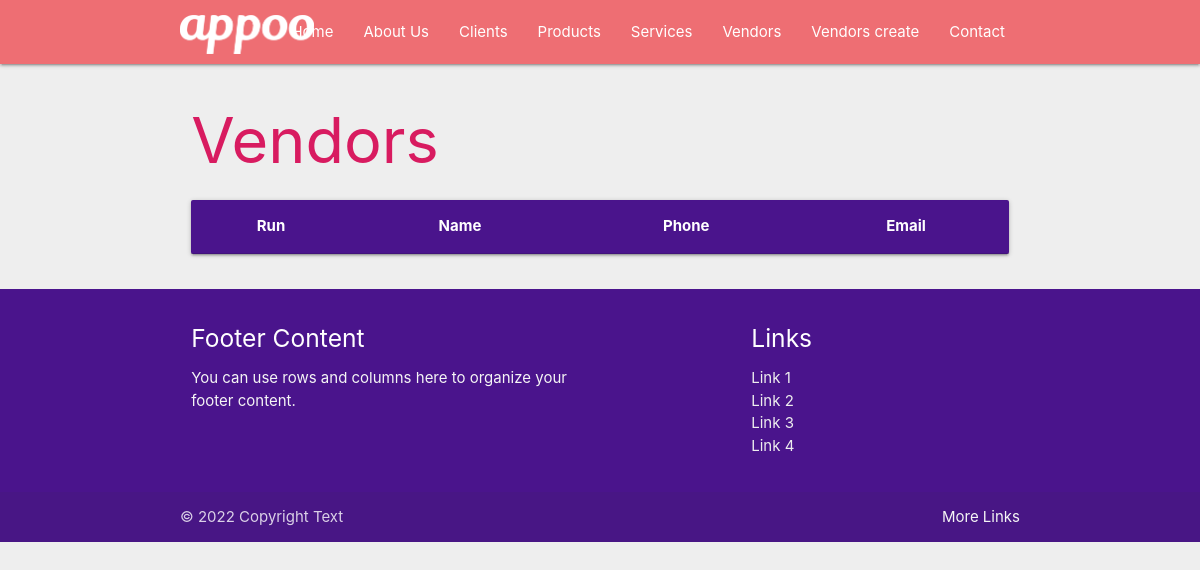
The page /vendors on the database as committed earlier.
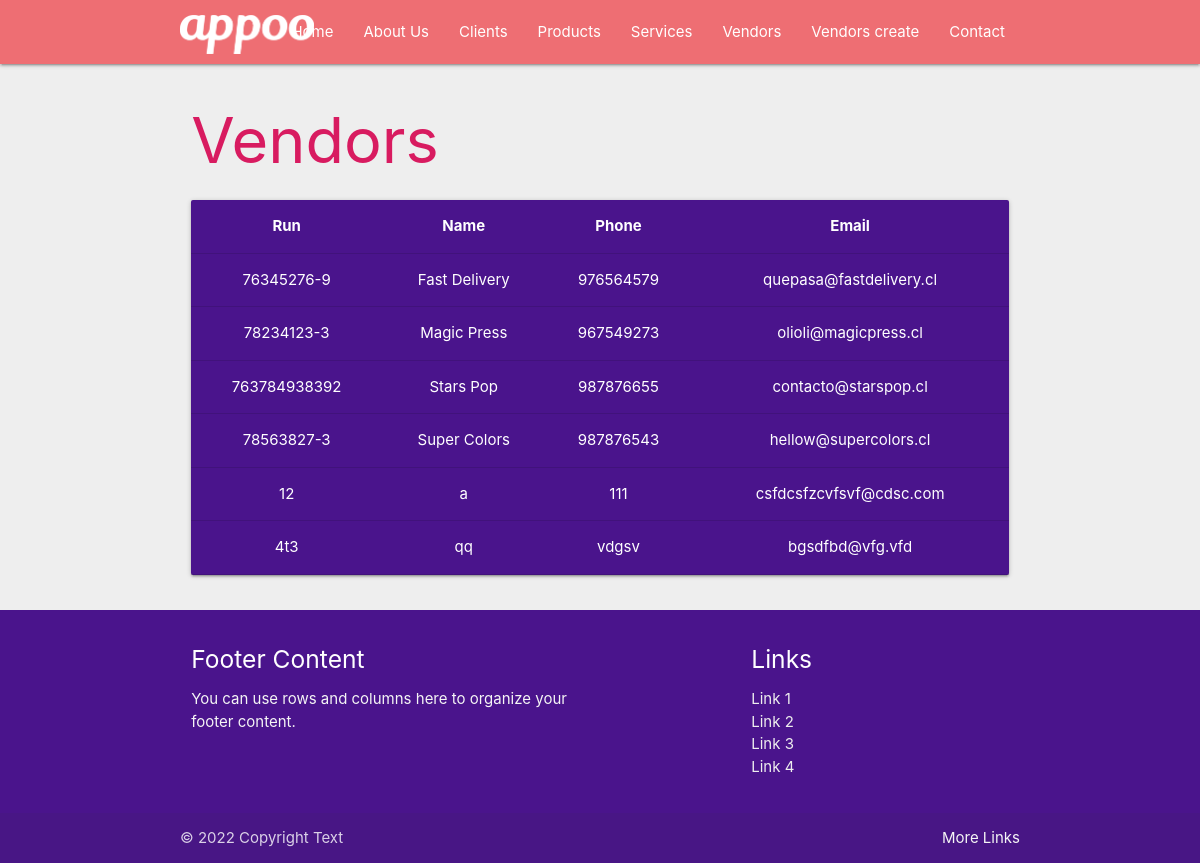
The same page on the database as committed later.
### store/models.py (models this page shows)
class Vendor(models.Model):
    run = models.CharField(max_length=100)
    name = models.CharField(max_length=100)
    phone = models.CharField(max_length=100)
    email = models.CharField(max_length=100)

### store/views.py (the view)
# urls.py: path('vendors',views.vendor_all),
def vendor_all(request):
    query_vendors = Vendor.objects.all().order_by('name')
    return render(request,'store/vendors.html',{'nbar':'vendors','query_vendors':query_vendors})

### store/templates/store/vendors.html
{% extends 'store/base-store.html' %}
{% block content %}
<div class="container">
    <div class="row">
        <div class="col s12">
            <h1 class="pink-text text-darken-1">Vendors</h1>
            <table class="purple darken-4 white-text card responsive-table centered highlight">
                <thead>
                    <tr>
                        <th>Run</th>
                        <th>Name</th>
                        <th>Phone</th>
                        <th>Email</th>
                    </tr>
                </thead>
                <body>
                    {% for item in query_vendors %}
                    <tr>
                        <td>{{ item.run }}</td>
                        <td>{{ item.name }}</td>
                        <td>{{ item.phone }}</td>
                        <td>{{ item.email }}</td>
                    </tr>
                    {% endfor %}
                </body>
            </table>
        </div>
    </div>
</div>
{% endblock %}

Rows that differ between the two databases and show on the page:
added Vendor: run "76345276-9", name "Fast Delivery", phone "976564579", email "quepasa@fastdelivery.cl"
added Vendor: run "78234123-3", name "Magic Press", phone "967549273", email "olioli@magicpress.cl"
added Vendor: run "763784938392", name "Stars Pop", phone "987876655", email "contacto@starspop.cl"
added Vendor: run "78563827-3", name "Super Colors", phone "987876543", email "hellow@supercolors.cl"
added Vendor: run "12", name "a", phone "111", email "csfdcsfzcvfsvf@cdsc.com"
added Vendor: run "4t3", name "qq", phone "vdgsv", email "bgsdfbd@vfg.vfd"
